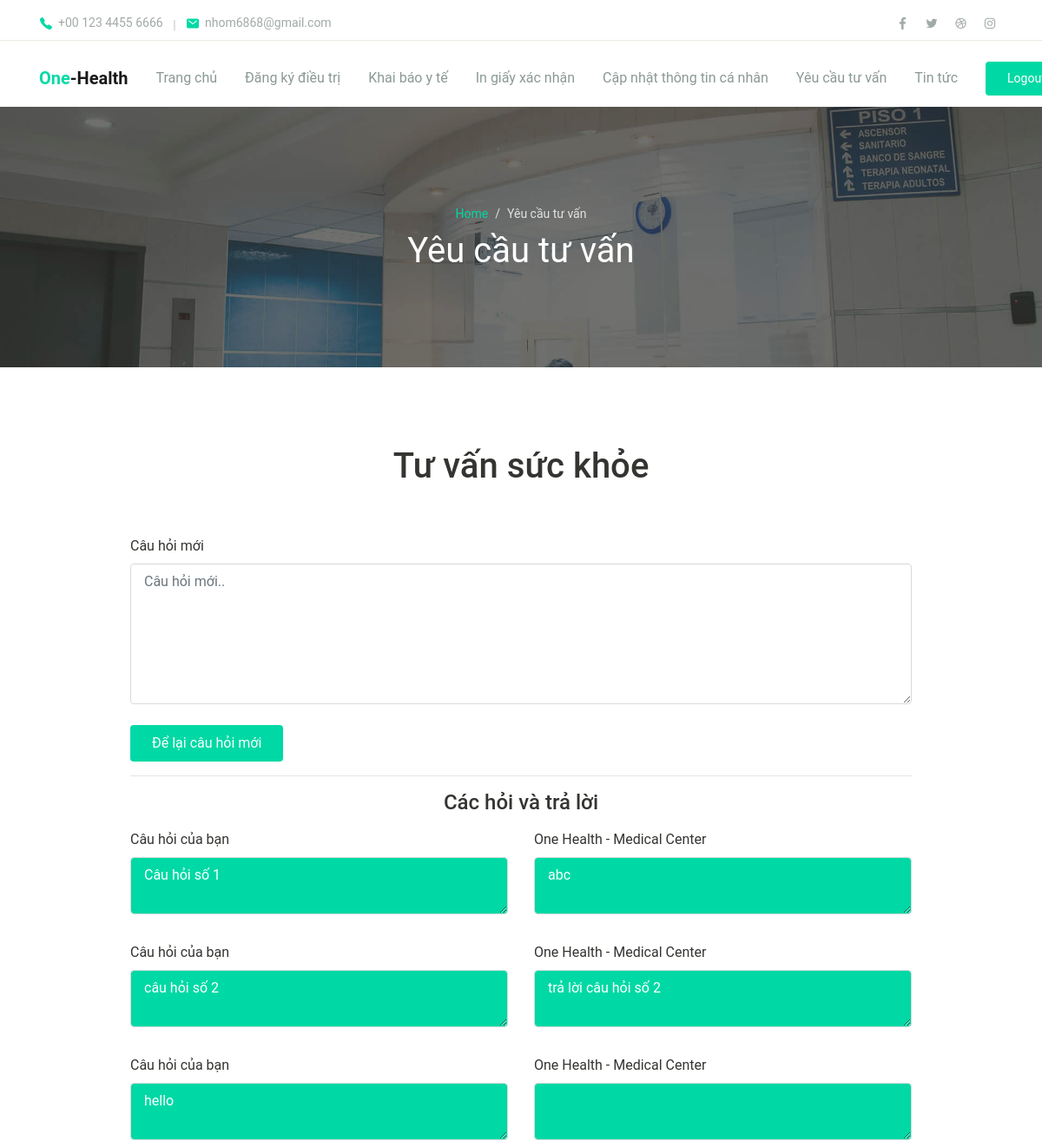
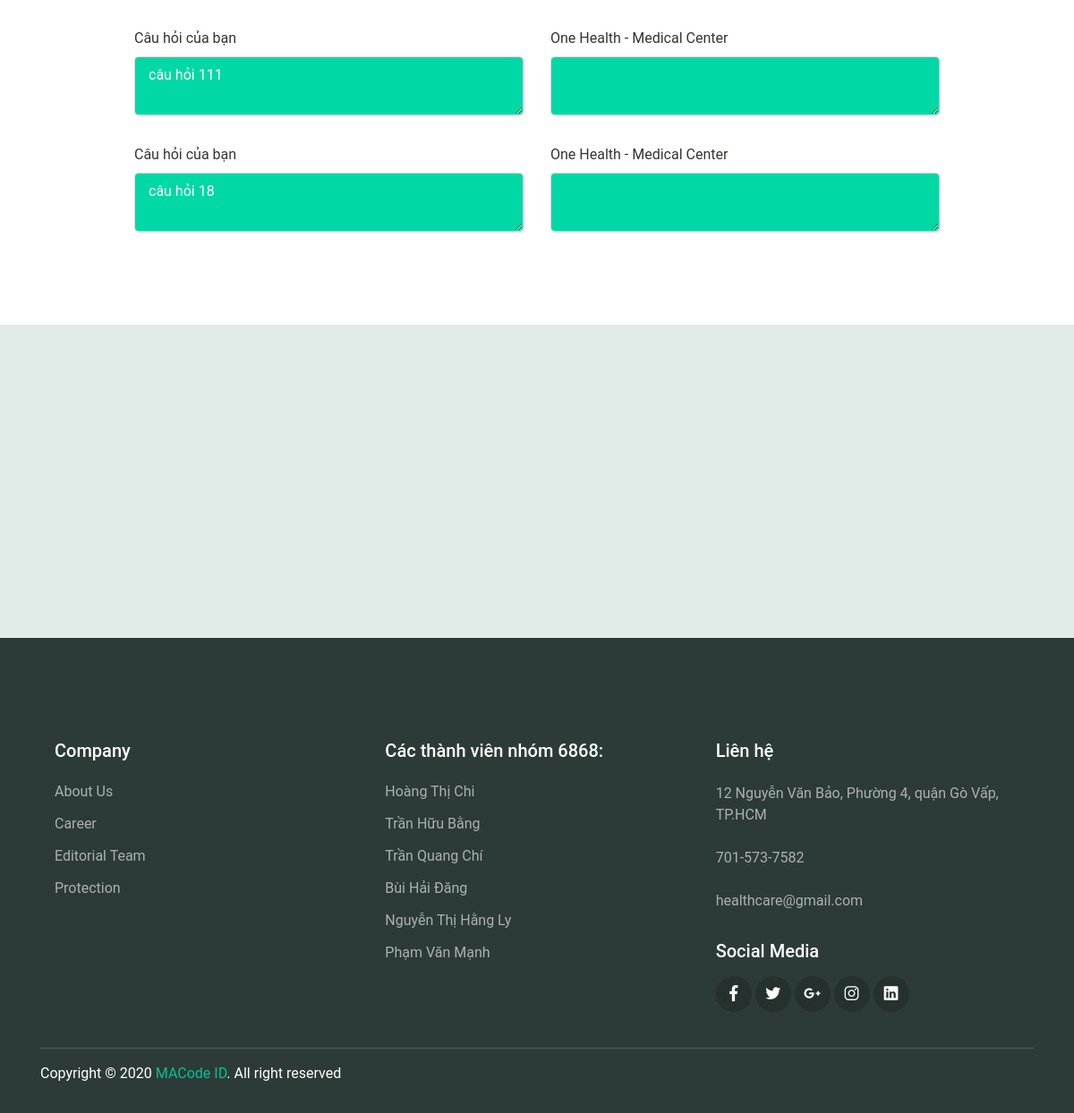
The page /KTPM/Controller/index.php?act=contact (signed in) on the database its author committed (2 pictures, top to bottom).
### tables this page shows
CREATE TABLE `yeucau` (
  `MaYeuCau` int(11) NOT NULL,
  `CauHoi` varchar(500) DEFAULT NULL,
  `CauTraLoi` varchar(500) DEFAULT NULL,
  `MaTaiKhoan` int(11) NOT NULL,
  `Phuong` int(11) NOT NULL
);

### KTPM/Model/components/Connect.php (called while the page is built, shortened)
<?php
    function connect()
    {
        $servername = "localhost";
        $username = "root";
        $password = "";
        $conn = new PDO("mysql:host=$servername;dbname=covid1", $username, $password,
        array(PDO::MYSQL_ATTR_INIT_COMMAND => "SET NAMES utf8"));
        $conn->setAttribute(PDO::ATTR_ERRMODE, PDO::ERRMODE_EXCEPTION);
        return $conn;
    }
    function getlist($sql){
        $conn = connect();
        $stmt = $conn->prepare($sql);
        $stmt->execute();
        $stmt->setFetchMode(PDO::FETCH_ASSOC);
        return $stmt->fetchAll();
    }
?>

### KTPM/Model/components/AskForAdvice.php (called while the page is built, shortened)
<?php
    function get_all_QVA($id){
        $query = "SELECT * from `yeucau`  WHERE `yeucau`.`MaTaiKhoan` = '$id'";
        return getlist($query);
    }
?>

### KTPM/view/components/Contact.php (the view, shortened to what this page needs)
<div class="page-banner overlay-dark bg-image" style="background-image: url('../view/Assets/img/bg_image_1.jpg');">
	<div class="banner-section">
		<div class="container text-center wow fadeInUp">
			<nav aria-label="Breadcrumb">
				<ol class="breadcrumb breadcrumb-dark bg-transparent justify-content-center py-0 mb-2">
					<li class="breadcrumb-item"><a href="index.php">Home</a></li>
					<li class="breadcrumb-item active" aria-current="page">Yêu cầu tư vấn</li>
				</ol>
			</nav>
			<h1 class="font-weight-normal">Yêu cầu tư vấn</h1>
		</div>
	</div>
</div>
<div class="page-section">
	<div class="container">
		<h1 class="text-center wow fadeInUp">Tư vấn sức khỏe</h1>
		<form class="contact-form mt-5" method="POST">
			<div class="row mb-3">
				<div class="col-12 py-2 wow fadeInUp">
					<label for="message">Câu hỏi mới</label>
					<textarea id="message" name="newmessage" class="form-control" rows="6" placeholder="Câu hỏi mới.."></textarea>
				</div>
			</div>
			<input type="submit" class="btn btn-primary wow zoomIn" name="question" id="nut" value="Để lại câu hỏi mới" />
			<hr>
			<h4 style="text-align:center;">Các hỏi và trả lời</h4>
			<?php
			$id = $_SESSION['id'];
			$show = get_all_QVA($id);
			if (isset($show)) {
				foreach ($show as $text) {
					echo '
        <div class="row mb-3"> ';
					echo '    <div class="col-6 py-2 wow fadeInUp">';
					echo '   <label for="message">Câu hỏi của bạn</label>';
					echo '   <textarea id="message" class="form-control bg-primary text-white" rows="2" placeholder="" readonly>';
					echo $text['CauHoi'];
					echo ' </textarea>';
					echo '
          </div>';
					echo '
          <div class="col-6 py-2 wow fadeInUp">';
					echo '    <label for="message">One Health - Medical Center</label>';
					echo '   <textarea id="message" class="form-control bg-primary text-white" rows="2" placeholder="" readonly>';
					echo $text['CauTraLoi'];
					echo '
            </textarea>';
					echo '</div>';
					echo '  </div>';
				}
			}
			?>
		</form>
	</div>
</div>
<div class="maps-container wow fadeInUp">
	<div id="google-maps"></div>
</div>

### KTPM/view/Assets/css/theme.css (style rules this page uses)
:root { --primary: #00D9A5; --accent: #FF3D85; --secondary: #4E5AFE; --warning: #EED818; --info: #05B4E1; --danger: #FF4943; --success: #96C93D; --dark: #343531; --light: #F5F9F6; --cs: #596261; --grey: #6E807A; }
body { font-family: "Source Sans Pro", sans-serif; line-height: 1.5; color: #343531; }
a { color: #07be94; text-decoration: none; background-color: transparent; }
.bg-primary { background-color: #00D9A5 !important; }
.btn-primary { color: #fff; background-color: #00D9A5; border-color: transparent; }
.btn { padding: 8px 24px; }
.breadcrumb { background-color: #f8f9fa; }
.breadcrumb-dark .breadcrumb-item a { color: #00D9A5; }
.breadcrumb-dark .breadcrumb-item + .breadcrumb-item::before { display: inline-block; padding-right: 0.5rem; color: rgba(255, 255, 255, 0.8); content: "/"; }
.breadcrumb-dark .breadcrumb-item.active { color: rgba(255, 255, 255, 0.8); }
.form-control { padding: 8px 15px; height: calc(1.5em + 1.375rem + 2px); border-color: #d6dbd9; }
.bg-image { position: relative; background-position: center center; background-size: cover; background-repeat: no-repeat; }
.bg-image > * { position: relative; z-index: 10; }
.page-section { position: relative; padding-top: 80px; padding-bottom: 80px; overflow: hidden; }
.page-banner { position: relative; height: 300px; z-index: 10; }
.page-hero.overlay-dark::before, .page-banner.overlay-dark::before { content: ""; position: absolute; top: 0; left: 0; width: 100%; height: 100%; background: rgba(52, 53, 49, 0.7); z-index: 1; }
.page-banner .breadcrumb-item, .page-banner .breadcrumb-item a { font-size: 14px; }
.hero-section, .banner-section { position: relative; display: -ms-flexbox; display: flex; -ms-flex-align: center; align-items: center; -ms-flex-pack: center; justify-content: center; height: 100%; color: #ffffff; z-index: 10; }
.contact-form { display: block; max-width: 900px; margin: 15px auto; }
.maps-container { position: relative; display: block; width: 100%; height: 350px; background-color: #E1EBE8; }
#google-maps { width: 100%; height: 350px; }

### KTPM/view/Assets/css/Style.css (style rules this page uses)
* { margin:0; padding: 0; box-sizing: border-box; font-family: 'Roboto', sans-serif; }

### KTPM/view/components/Footer.php (style rules this page uses)
.container { padding-top: 10px; }

### rows shown on the page
yeucau: CauHoi "Câu hỏi số 1", CauTraLoi "abc"
yeucau: CauHoi "câu hỏi số 2", CauTraLoi "trả lời câu hỏi số 2"
yeucau: CauHoi "hello"
yeucau: CauHoi "câu hỏi 111"
yeucau: CauHoi "câu hỏi 18"
